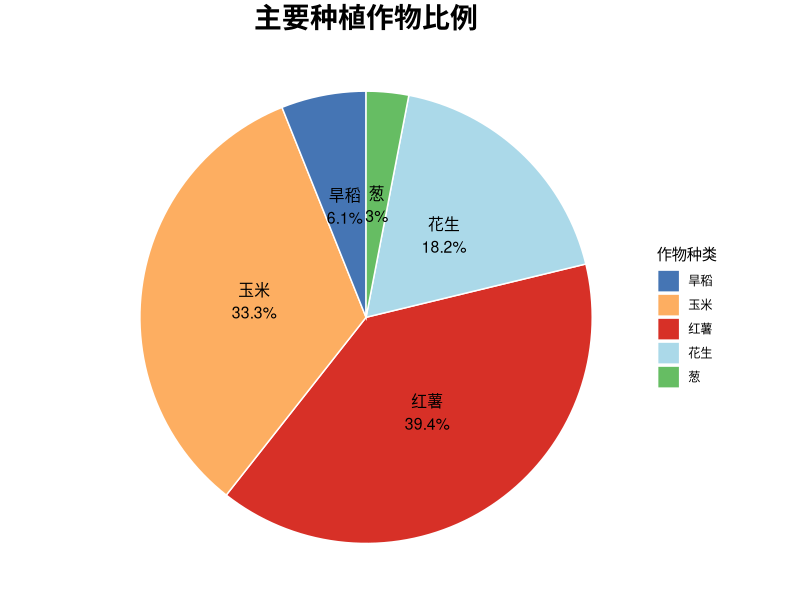

Write R code to recreate this figure.
library(ggplot2)

df <- data.frame(
  crop = c("红薯", "玉米", "花生", "旱稻", "葱"),
  value = c(39, 33, 18, 6, 3)
)

my_colors <- c("红薯" = "#D73027", "玉米" = "#FDAE61", "花生" = "#ABD9E9", "旱稻" = "#4575B4", "葱" = "#66BD63")

ggplot(df, aes(x = "", y = value, fill = crop)) +
  geom_bar(stat = "identity", width = 1, color = "white") +
  coord_polar(theta = "y") +
  geom_text(aes(label = paste0(crop, "\n", round(value / sum(value) * 100, 1), "%")),
            position = position_stack(vjust = 0.5), color = "black", size = 4) +
  scale_fill_manual(values = my_colors) +
  theme_void() +
  labs(title = "主要种植作物比例", fill = "作物种类") +
  theme(plot.title = element_text(hjust = 0.5, size = 20, face = "bold"),
        legend.position = "right")
